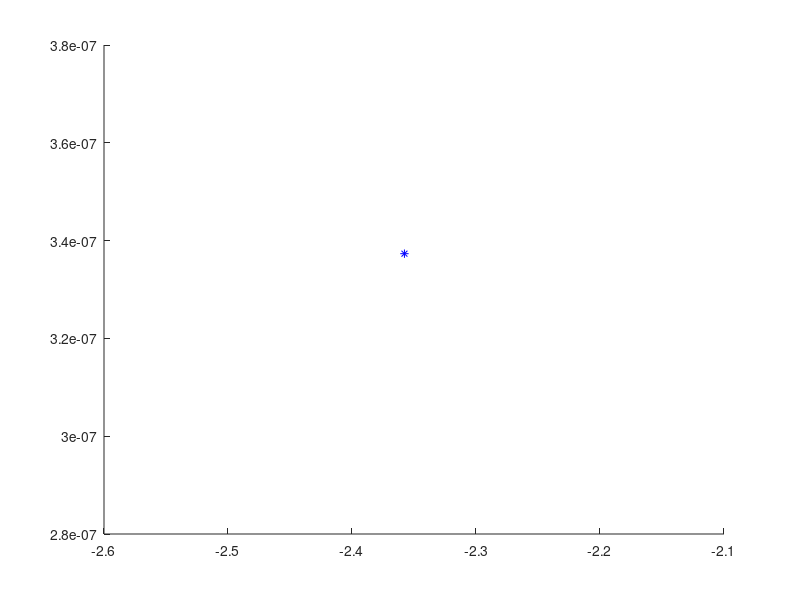

Here is the MATLAB script that generated this plot:
% Logan Prust - 20 June 2016

data = dlmread('ClusterConvHist.csv');
alpha = data(:,1);
alphapm = data(:,2);
beta = data(:,3);
betapm = data(:,4);
f0 = data(:,5);
f0 = f0*10^(-7);
f0pm = data(:,6);
f0pm = f0pm*10^(-7);

n = length(alpha);
seed = zeros(n,1);
for i=1:n
    seed(i) = i;
end

alphareal = -2.47;
betareal = -0.24;
f0real = 3.23;
f0real = f0real*10^(-7);

% figure(1);
% hold on;
% errorbar(seed,alpha,alphapm,'*');
% title('Distribution of alpha Values');
% axis([-5 205 -2.7 -2.25]);
% plot([-5 205],[-2.47 -2.47],'-');
% xlabel('Run Number (and Random Seed)');
% ylabel('alpha');
% 
% figure(2);
% hold on;
% errorbar(seed,beta,betapm,'*');
% title('Distribution of beta Values');
% axis([-5 205 -1.3 0.5]);
% plot([-5 205],[-0.24 -0.24],'-');
% xlabel('Run Number (and Random Seed)');
% ylabel('beta');
% 
% figure(3);
% hold on;
% errorbar(seed,f0,f0pm,'*');
% title('Distribution of f0 Values');
% axis([-5 205 -Inf Inf]);
% plot([-5 205],[3.23e-7 3.23e-7],'-');
% xlabel('Run Number (and Random Seed)');
% ylabel('f0');

% figure(4);
% histfit(alpha-alphareal);
% title('alpha');
% 
% figure(5);
% histfit(beta-betareal);
% title('beta');
% 
% figure(6);
% histfit(f0-f0real);
% title('f0');

[mu(1), sigma(1)] = normfit(alpha);
[mu(2), sigma(2)] = normfit(beta);
[mu(3), sigma(3)] = normfit(f0);

error(1) = 100*abs((mu(1)-alphareal)/alphareal);
error(2) = 100*abs((mu(2)-betareal)/betareal);
error(3) = 100*abs((mu(3)-f0real)/f0real);

% alphanorm = (alpha-mu(1))./alphapm;
% betanorm = (beta-mu(2))./betapm;
% f0norm = (f0-mu(3))./f0pm;
% 
% [mu2(1), sigma2(1)] = normfit(alphanorm);
% [mu2(2), sigma2(2)] = normfit(betanorm);
% [mu2(3), sigma2(3)] = normfit(f0norm);

sumab=0;
sumbf=0;
sumaf=0;
sumaa=0;
sumbb=0;
sumff=0;

for j=1:n
    sumab = sumab + (alpha(j)-mu(1))*(beta(j)-mu(2));
    sumbf = sumbf + (beta(j)-mu(2))*(f0(j)-mu(3));
    sumaf = sumaf + (alpha(j)-mu(1))*(f0(j)-mu(3));
    sumaa = sumaa + (alpha(j)-mu(1))*(alpha(j)-mu(1));
    sumbb = sumbb + (beta(j)-mu(2))*(beta(j)-mu(2));
    sumff = sumff + (f0(j)-mu(3))*(f0(j)-mu(3));
end

V = zeros(3);
V(1,1) = sumaa;
V(2,2) = sumbb;
V(3,3) = sumff;
V(1,2) = sumab;
V(2,1) = sumab;
V(1,3) = sumaf;
V(3,1) = sumaf;
V(2,3) = sumbf;
V(3,2) = sumbf;

[vectors,vals] = eig(V);

lambda = zeros(1,3);
for i=1:3
    lambda(i) = vals(i,i);
end

lambdaab = lambda(1:2);
lambdabf = lambda(2:3);
lambdaaf = [lambda(1),lambda(3)];

p = [0.159 0.023 0.002];
quant = sqrt(2)*abs(erfinv(2*p-1));

s = 1;
aab = 2*sqrt(p(1)*max(lambdaab));
abf = 2*sqrt(p(1)*max(lambdabf));
aaf = 2*sqrt(p(1)*max(lambdaaf));
bab = 2*sqrt(p(1)*min(lambdaab));
bbf = 2*sqrt(p(1)*min(lambdabf));
baf = 2*sqrt(p(1)*min(lambdaaf));

if (lambda(1) > lambda(2))
    oneortwo = 1;
else
    oneortwo = 2;
end

if (lambda(2) > lambda(3))
    twoorthree = 2;
else
    twoorthree = 3;
end

if (lambda(1) > lambda(3))
    oneorthree = 1;
else
    oneorthree = 3;
end

angleab = atan2(vectors(2,oneortwo),vectors(1,oneortwo));
anglebf = atan2(vectors(3,twoorthree),vectors(2,twoorthree));
angleaf = atan2(vectors(3,oneorthree),vectors(1,oneorthree));

figure(7);
hold on;
t = linspace(0,2*pi);
X = aaf*cos(t);
Y = baf*sin(t);
w = angleaf;
x = mu(1) + X*cos(w) - Y*sin(w);
y = mu(3) + X*sin(w) + Y*cos(w);
plot(x,y,'r-');
plot(alpha,f0,'b*');
% axis equal;
